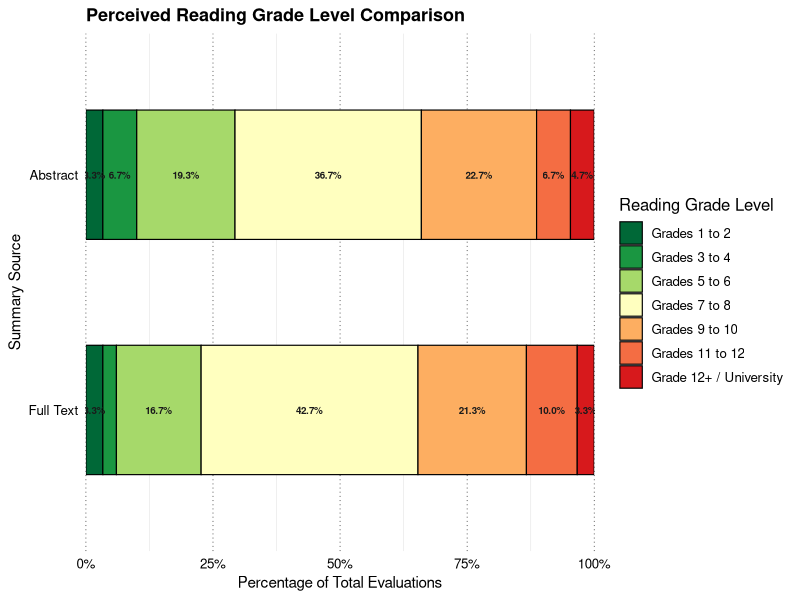

Write the R code that produced this figure.
# ------------------------------------------------------------------------------
# Reading Grade Level Likert Chart (7 Ordered Levels)
# ------------------------------------------------------------------------------
library(tidyverse)
library(scales)
library(here)

# 1. Read raw CSV survey file
df_raw <- read_csv(here("data","Survey_Data_IntegratedSheet.csv"))

# 2. Reshape & transform data
df_long <- df_raw %>%
  pivot_longer(
    cols = matches("reading grade level", ignore.case = TRUE),
    names_to = "Question_Header",
    values_to = "Raw_Response"
  ) %>%
  drop_na(Raw_Response) %>%
  mutate(
    # Extract summary number (1 through 10)
    Summary_Num = as.numeric(str_extract(Question_Header, "\\d+")),
    
    # Map summary number to Source category
    Source = if_else(Summary_Num <= 5, "Full Text", "Abstract"),
    
    # Pattern matching for clean categorical labels
    Clean_Response = case_when(
      str_detect(Raw_Response, "Grades 1 to 2|Grades 1-2")   ~ "Grades 1 to 2",
      str_detect(Raw_Response, "Grades 3 to 4")             ~ "Grades 3 to 4",
      str_detect(Raw_Response, "Grades 5 to 6")             ~ "Grades 5 to 6",
      str_detect(Raw_Response, "Grades 7 to 8")             ~ "Grades 7 to 8",
      str_detect(Raw_Response, "Grades 9 to 10")            ~ "Grades 9 to 10",
      str_detect(Raw_Response, "Grades 11 to 12")           ~ "Grades 11 to 12",
      str_detect(Raw_Response, "Grade 12\\+ / University")  ~ "Grade 12+ / University",
      TRUE ~ NA_character_
    ),
    
    # Define ordered factor with all 7 levels
    Grade_Level = factor(
      Clean_Response,
      levels = c(
        "Grades 1 to 2",
        "Grades 3 to 4",
        "Grades 5 to 6",
        "Grades 7 to 8",
        "Grades 9 to 10",
        "Grades 11 to 12",
        "Grade 12+ / University"
      ),
      ordered = TRUE
    )
  )

# 3. Aggregate counts and derive group percentages
df_summary <- df_long %>%
  count(Source, Grade_Level, .drop = FALSE) %>%  # Retain 0-count levels
  group_by(Source) %>%
  mutate(Percentage = n / sum(n)) %>%
  ungroup()

# Reorder Source factor so "Full Text" renders on top horizontally
df_summary$Source <- factor(df_summary$Source, levels = c("Full Text", "Abstract"))

# Print summary table to RStudio console
print(df_summary)

# 4. Color palette definition (7-level gradient from green to red)
grade_colors <- c(
  "Grades 1 to 2"          = "#006837", # Dark Green
  "Grades 3 to 4"          = "#1a9641", # Green
  "Grades 5 to 6"          = "#a6d96a", # Light Green
  "Grades 7 to 8"          = "#ffffbf", # Soft Yellow
  "Grades 9 to 10"         = "#fdae61", # Orange
  "Grades 11 to 12"        = "#f46d43", # Dark Orange
  "Grade 12+ / University" = "#d7191c"  # Red
)

# 5. Build 100% stacked bar chart

chosen_font <- "sans"

p <- ggplot(df_summary, aes(x = Source, y = Percentage, fill = Grade_Level)) +
  geom_col(
    position = position_stack(reverse = TRUE), # Flips bar segment order
    width = 0.55, 
    color = "black", 
    linewidth = 0.4
  ) +
  geom_text(
    aes(
      label = ifelse(Percentage > 0.03, percent(Percentage, accuracy = 0.1), ""),
      group = Grade_Level
    ),
    position = position_stack(vjust = 0.5, reverse = TRUE), # Aligns percentage text
    color = "#1A1A1A",
    fontface = "bold",
    size = 2.5,
    family = chosen_font
  ) +
  coord_flip() +
  scale_y_continuous(labels = percent_format(accuracy = 1), expand = c(0, 0)) +
  scale_fill_manual(
    values = grade_colors,
    drop = FALSE,
    guide = guide_legend(reverse = FALSE) # Flips legend order to match bars
  ) +
  labs(
    title = "Perceived Reading Grade Level Comparison",
    x = "Summary Source",
    y = "Percentage of Total Evaluations",
    fill = "Reading Grade Level"
  ) +
  theme_minimal(base_size = 12, base_family = chosen_font) +
  theme(
    panel.background      = element_rect(fill = "transparent", color = NA),
    plot.background       = element_rect(fill = "transparent", color = NA),
    legend.background     = element_rect(fill = "transparent", color = NA),
    legend.box.background = element_rect(fill = "transparent", color = NA),
    text        = element_text(color = "black"),
    axis.text   = element_text(color = "black"),
    axis.title  = element_text(color = "black", size = 11),
    plot.title  = element_text(color = "black", face = "bold", size = 13),
    legend.text = element_text(color = "black"),
    legend.title= element_text(color = "black"),
    panel.grid.major.y = element_blank(),
    panel.grid.major.x = element_line(color = "black", linewidth = 0.2, linetype = "dotted"),
    legend.position    = "right"
  )

# 6. Save image output with transparent background
# ggsave(
#   filename = "Reading_grade_level_7levels.png",
#   plot = p,
#   width = 11,
#   height = 3,
#   units = "in",
#   dpi = 300,
#   bg = "transparent"
# )
